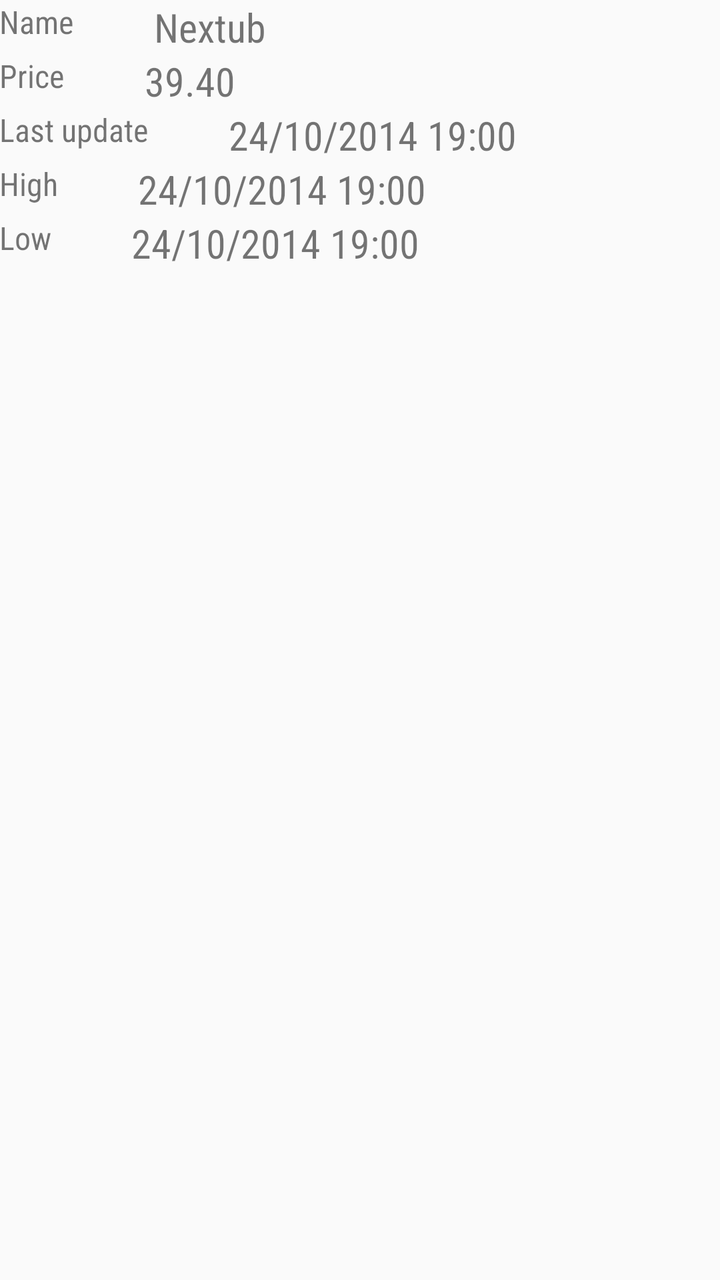
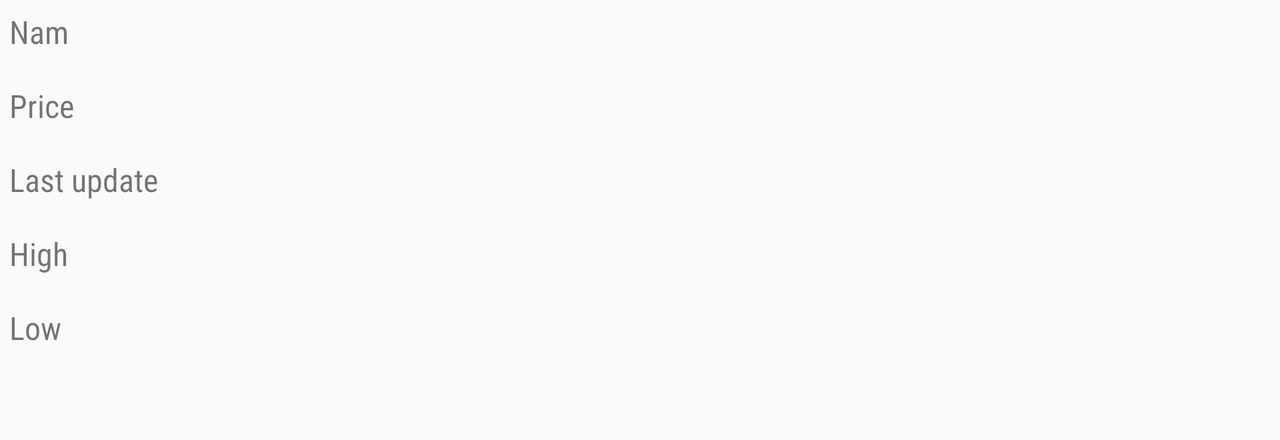

Two renders of one Android screen. The first uses the default layout on a phone; the second uses the alternative layout the repository ships for a different screen configuration, on a matching device. The two XML files are below.
<!-- AndroidManifest.xml: application theme AppTheme -->
<!-- res/layout/fragment_detail.xml -->
<LinearLayout xmlns:android="http://schemas.android.com/apk/res/android"
    xmlns:tools="http://schemas.android.com/tools"
    android:layout_width="match_parent"
    android:layout_height="match_parent"
    android:orientation="vertical"
    android:paddingLeft="@dimen/activity_horizontal_margin"
    android:paddingRight="@dimen/activity_horizontal_margin"
    android:paddingTop="@dimen/activity_vertical_margin"
    android:paddingBottom="@dimen/activity_vertical_margin"
    tools:context="com.pedrovalencia.trackmystock.activities.DetailActivity$PlaceholderFragment">


    
    <RelativeLayout
        android:layout_width="match_parent"
        android:layout_height="wrap_content">

        <TextView
            android:id="@+id/detail_fragment_name_label"
            android:text="@string/company_name"
            android:layout_width="wrap_content"
            android:layout_height="wrap_content"
            android:fontFamily="sans-serif-condensed"
            android:textSize="16sp"/>

        <TextView
            android:id="@+id/detail_fragment_name_content"
            android:text="Nextub"
            android:layout_width="wrap_content"
            android:layout_height="wrap_content"
            android:layout_alignParentTop="true"
            android:layout_toRightOf="@+id/detail_fragment_name_label"
            android:layout_toEndOf="@+id/detail_fragment_name_label"
            android:layout_marginLeft="40dp"
            android:fontFamily="sans-serif-condensed"
            android:textSize="20sp"/>
    </RelativeLayout>

    
    <RelativeLayout
        android:layout_width="match_parent"
        android:layout_height="wrap_content">

        <TextView
            android:id="@+id/detail_fragment_price_label"
            android:text="@string/company_price"
            android:layout_width="wrap_content"
            android:layout_height="wrap_content"
            android:fontFamily="sans-serif-condensed"
            android:textSize="16sp"/>

        <TextView
            android:id="@+id/detail_fragment_price_content"
            android:text="39.40"
            android:layout_width="wrap_content"
            android:layout_height="wrap_content"
            android:layout_alignParentTop="true"
            android:layout_toRightOf="@+id/detail_fragment_price_label"
            android:layout_toEndOf="@+id/detail_fragment_price_label"
            android:layout_marginLeft="40dp"
            android:fontFamily="sans-serif-condensed"
            android:textSize="20sp"/>
    </RelativeLayout>

    
    <RelativeLayout
        android:layout_width="match_parent"
        android:layout_height="wrap_content">

        <TextView
            android:id="@+id/detail_fragment_date_label"
            android:text="@string/company_date"
            android:layout_width="wrap_content"
            android:layout_height="wrap_content"
            android:fontFamily="sans-serif-condensed"
            android:textSize="16sp"/>

        <TextView
            android:id="@+id/detail_fragment_date_content"
            android:text="24/10/2014 19:00"
            android:layout_width="wrap_content"
            android:layout_height="wrap_content"
            android:layout_alignParentTop="true"
            android:layout_toRightOf="@+id/detail_fragment_date_label"
            android:layout_toEndOf="@+id/detail_fragment_date_label"
            android:layout_marginLeft="40dp"
            android:fontFamily="sans-serif-condensed"
            android:textSize="20sp"/>
    </RelativeLayout>

    
    <RelativeLayout
        android:layout_width="match_parent"
        android:layout_height="wrap_content">

        <TextView
            android:id="@+id/detail_fragment_high_label"
            android:text="@string/company_high"
            android:layout_width="wrap_content"
            android:layout_height="wrap_content"
            android:fontFamily="sans-serif-condensed"
            android:textSize="16sp"/>

        <TextView
            android:id="@+id/detail_fragment_high_content"
            android:text="24/10/2014 19:00"
            android:layout_width="wrap_content"
            android:layout_height="wrap_content"
            android:layout_alignParentTop="true"
            android:layout_toRightOf="@+id/detail_fragment_high_label"
            android:layout_toEndOf="@+id/detail_fragment_high_label"
            android:layout_marginLeft="40dp"
            android:fontFamily="sans-serif-condensed"
            android:textSize="20sp"/>
    </RelativeLayout>

    
    <RelativeLayout
        android:layout_width="match_parent"
        android:layout_height="wrap_content">

        <TextView
            android:id="@+id/detail_fragment_low_label"
            android:text="@string/company_low"
            android:layout_width="wrap_content"
            android:layout_height="wrap_content"
            android:fontFamily="sans-serif-condensed"
            android:textSize="16sp"/>

        <TextView
            android:id="@+id/detail_fragment_low_content"
            android:text="24/10/2014 19:00"
            android:layout_width="wrap_content"
            android:layout_height="wrap_content"
            android:layout_alignParentTop="true"
            android:layout_toRightOf="@+id/detail_fragment_low_label"
            android:layout_toEndOf="@+id/detail_fragment_low_label"
            android:layout_marginLeft="40dp"
            android:fontFamily="sans-serif-condensed"
            android:textSize="20sp"/>
    </RelativeLayout>

    
    <LinearLayout
        android:layout_width="match_parent"
        android:layout_height="match_parent"
        android:id="@+id/chart_layout"
        android:orientation="vertical">
    </LinearLayout>


</LinearLayout>
<!-- resources referenced by this layout -->
<resources>
  <string name="company_date">Last update</string>
  <string name="company_high">High</string>
  <string name="company_low">Low</string>
  <string name="company_name">Name</string>
  <string name="company_price">Price</string>
  <style name="AppTheme" parent="Theme.AppCompat.Light">
          
      </style>
</resources>
<!-- res/layout-land/fragment_detail.xml (the repository's variant of the layout above) -->
<!-- drawn on the phone turned sideways -->
<LinearLayout xmlns:android="http://schemas.android.com/apk/res/android"
    xmlns:tools="http://schemas.android.com/tools"
    android:layout_width="wrap_content"
    android:layout_height="220dp"
    android:orientation="vertical"
    android:paddingLeft="@dimen/activity_horizontal_margin"
    android:paddingRight="@dimen/activity_horizontal_margin"
    android:paddingTop="@dimen/activity_vertical_margin"
    android:paddingBottom="@dimen/activity_vertical_margin">

    <LinearLayout
        android:layout_width="wrap_content"
        android:layout_height="150dp"
        android:orientation="vertical"
        android:layout_weight="2.78">
        
        <RelativeLayout
            android:layout_width="match_parent"
            android:layout_height="wrap_content"
            android:layout_margin="5dp">

            <TextView
                android:id="@+id/detail_fragment_name_label"
                android:text="@string/company_name"
                android:layout_width="wrap_content"
                android:layout_height="wrap_content"
                android:fontFamily="sans-serif-condensed"
                android:textSize="16sp"
                android:layout_marginRight="70dp"/>

            <TextView
                android:id="@+id/detail_fragment_name_content"
                android:layout_width="wrap_content"
                android:layout_height="wrap_content"
                android:layout_alignParentTop="true"
                android:layout_toRightOf="@+id/detail_fragment_name_label"
                android:layout_toEndOf="@+id/detail_fragment_name_label"
                android:fontFamily="sans-serif-condensed"
                android:textSize="20sp"/>
        </RelativeLayout>

        
        <RelativeLayout
            android:layout_width="match_parent"
            android:layout_height="wrap_content"
            android:layout_margin="5dp">

            <TextView
                android:id="@+id/detail_fragment_price_label"
                android:text="@string/company_price"
                android:layout_width="wrap_content"
                android:layout_height="wrap_content"
                android:fontFamily="sans-serif-condensed"
                android:textSize="16sp"
                android:layout_marginRight="70dp"/>

            <TextView
                android:id="@+id/detail_fragment_price_content"
                android:layout_width="wrap_content"
                android:layout_height="wrap_content"
                android:layout_alignParentTop="true"
                android:layout_toRightOf="@+id/detail_fragment_price_label"
                android:layout_toEndOf="@+id/detail_fragment_price_label"
                android:fontFamily="sans-serif-condensed"
                android:textSize="20sp"/>
        </RelativeLayout>

        
        <RelativeLayout
            android:layout_width="wrap_content"
            android:layout_height="wrap_content"
            android:layout_margin="5dp">

            <TextView
                android:id="@+id/detail_fragment_date_label"
                android:text="@string/company_date"
                android:layout_width="wrap_content"
                android:layout_height="wrap_content"
                android:fontFamily="sans-serif-condensed"
                android:textSize="16sp"
                android:layout_marginRight="30dp"/>

            <TextView
                android:id="@+id/detail_fragment_date_content"
                android:layout_width="wrap_content"
                android:layout_height="wrap_content"
                android:layout_alignParentTop="true"
                android:layout_toRightOf="@+id/detail_fragment_date_label"
                android:layout_toEndOf="@+id/detail_fragment_date_label"
                android:fontFamily="sans-serif-condensed"
                android:textSize="20sp"/>
        </RelativeLayout>

        
        <RelativeLayout
            android:layout_width="match_parent"
            android:layout_height="wrap_content"
            android:layout_margin="5dp">

            <TextView
                android:id="@+id/detail_fragment_high_label"
                android:text="@string/company_high"
                android:layout_width="wrap_content"
                android:layout_height="wrap_content"
                android:fontFamily="sans-serif-condensed"
                android:textSize="16sp"
                android:layout_marginRight="70dp"/>

            <TextView
                android:id="@+id/detail_fragment_high_content"
                android:layout_width="wrap_content"
                android:layout_height="wrap_content"
                android:layout_alignParentTop="true"
                android:layout_toRightOf="@+id/detail_fragment_high_label"
                android:layout_toEndOf="@+id/detail_fragment_high_label"
                android:fontFamily="sans-serif-condensed"
                android:textSize="20sp"/>
        </RelativeLayout>

        
        <RelativeLayout
            android:layout_width="match_parent"
            android:layout_height="wrap_content"
            android:layout_margin="5dp">

            <TextView
                android:id="@+id/detail_fragment_low_label"
                android:text="@string/company_low"
                android:layout_width="wrap_content"
                android:layout_height="wrap_content"
                android:fontFamily="sans-serif-condensed"
                android:textSize="16sp"
                android:layout_marginRight="70dp"/>

            <TextView
                android:id="@+id/detail_fragment_low_content"
                android:layout_width="wrap_content"
                android:layout_height="wrap_content"
                android:layout_alignParentTop="true"
                android:layout_toRightOf="@+id/detail_fragment_low_label"
                android:layout_toEndOf="@+id/detail_fragment_low_label"
                android:fontFamily="sans-serif-condensed"
                android:textSize="20sp"/>
        </RelativeLayout>
    </LinearLayout>

    
   


</LinearLayout>
